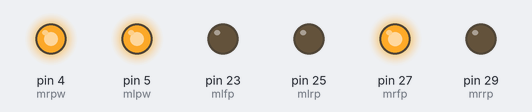
A sketch run on a simulated Arduino Mega 2560, built with avr-gcc and run on an emulated ATmega2560. Shown: output pins drawn as LEDs (lit = HIGH). What the sketch prints to the serial monitor is not drawn.

Above: at 0.1 s.
Timing chart, 0 to 1.6 s (numbered marks = the images above):
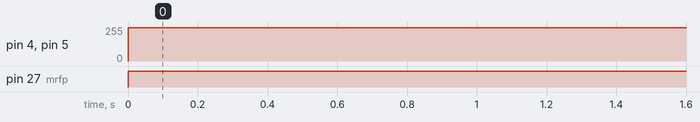

The sketch:

ARM_Contorl_apr26a.ino
```cpp
int lspeed = 250;
int rspeed = 250;

int mlfp = 23;
int mlrp = 25;
int mlpw = 5;

int mrfp = 27;
int mrrp = 29;
int mrpw =4;

void setup(){
	pinMode(mlfp,OUTPUT);
	pinMode(mlrp,OUTPUT);
	pinMode(mlpw,OUTPUT);

	pinMode(mrfp,OUTPUT);
	pinMode(mrrp,OUTPUT);
	pinMode(mrpw,OUTPUT);

	Serial.begin(9600);
	Serial.println("Pro Start");
}


void loop(){
	analogWrite(mlpw,lspeed);
	analogWrite(mrpw,rspeed);


	relase();
}

void relase(){
	digitalWrite(mrfp,HIGH);
	digitalWrite(mrrp,LOW);
}

void Catch(){
	digitalWrite(mlfp,HIGH);
	digitalWrite(mlrp,HIGH);
	digitalWrite(mrfp,LOW);
	digitalWrite(mrrp,HIGH);
}

void up(){
	digitalWrite(mlfp,LOW);
	digitalWrite(mlrp,HIGH);
	digitalWrite(mrfp,HIGH);
	digitalWrite(mrrp,HIGH);
}

void down(){
	digitalWrite(mlfp,HIGH);
	digitalWrite(mlrp,LOW);
	digitalWrite(mrfp,HIGH);
	digitalWrite(mrrp,HIGH);
}

void breakall(){

	digitalWrite(mlfp,HIGH);
	digitalWrite(mlrp,HIGH);
	digitalWrite(mrfp,HIGH);
	digitalWrite(mrrp,HIGH);
}
```

Measured:
- by itself, pin 4 (mrpw), pin 5 (mlpw): 0/255 → 250/255 at 0.00 s
- by itself, pin 27 (mrfp): LOW → HIGH at 0.00 s
